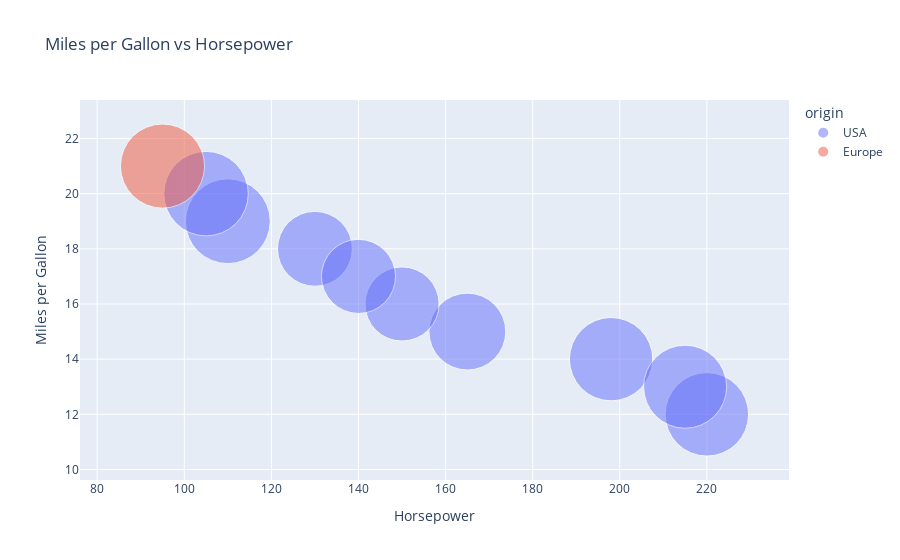

The notebook cell saved with this chart:
### Code cell
import plotly.express as px
import pandas as pd

# Define the dataset directly
mpg_data = {
    "mpg": [18, 15, 16, 17, 14, 12, 13, 19, 20, 21],
    "horsepower": [130, 165, 150, 140, 198, 220, 215, 110, 105, 95],
    "weight": [3504, 3693, 3436, 3433, 4341, 4354, 4312, 4498, 4464, 4425],
    "origin": ["USA", "USA", "USA", "USA", "USA", "USA", "USA", "USA", "USA", "Europe"]
}

# Convert the dataset to a pandas DataFrame
mpg = pd.DataFrame(mpg_data)

# Create a Plotly scatter plot
fig = px.scatter(mpg, x="horsepower", y="mpg", color="origin", size="weight",
                 size_max=60, opacity=0.5, title="Miles per Gallon vs Horsepower",
                 labels={"horsepower": "Horsepower", "mpg": "Miles per Gallon"})

# Show the interactive plot
fig.show()

### Figure 1 — Plotly figure (JSON) as saved in the notebook; plotly's stock layout.template omitted (floating-point values rounded to 4 significant figures)
{"data": [{"hovertemplate": "origin=USA<br>Horsepower=%{x}<br>Miles per Gallon=%{y}<br>weight=%{marker.size}<extra></extra>", "legendgroup": "USA", "marker": {"color": "#636efa", "opacity": 0.5, "size": [3504, 3693, 3436, 3433, 4341, 4354, 4312, 4498, 4464], "sizemode": "area", "sizeref": 1.249, "symbol": "circle"}, "mode": "markers", "name": "USA", "orientation": "v", "showlegend": true, "type": "scatter", "x": [130, 165, 150, 140, 198, 220, 215, 110, 105], "xaxis": "x", "y": [18, 15, 16, 17, 14, 12, 13, 19, 20], "yaxis": "y"}, {"hovertemplate": "origin=Europe<br>Horsepower=%{x}<br>Miles per Gallon=%{y}<br>weight=%{marker.size}<extra></extra>", "legendgroup": "Europe", "marker": {"color": "#EF553B", "opacity": 0.5, "size": [4425], "sizemode": "area", "sizeref": 1.249, "symbol": "circle"}, "mode": "markers", "name": "Europe", "orientation": "v", "showlegend": true, "type": "scatter", "x": [95], "xaxis": "x", "y": [21], "yaxis": "y"}], "layout": {"autosize": true, "legend": {"itemsizing": "constant", "title": {"text": "origin"}, "tracegroupgap": 0}, "title": {"text": "Miles per Gallon vs Horsepower"}, "xaxis": {"anchor": "y", "autorange": true, "domain": [0, 1], "range": [81.75, 233.2], "title": {"text": "Horsepower"}, "type": "linear"}, "yaxis": {"anchor": "x", "autorange": true, "domain": [0, 1], "range": [4.663, 28.39], "title": {"text": "Miles per Gallon"}, "type": "linear"}}}
